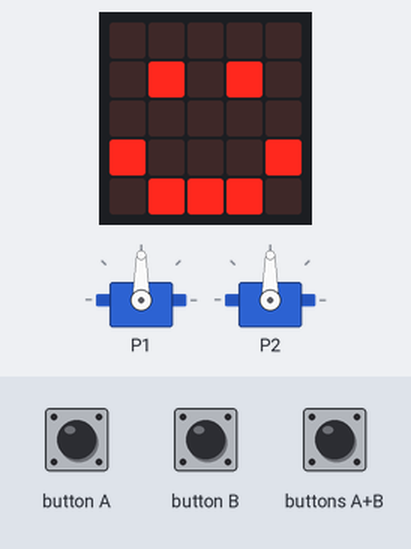
Bench run of a program on a simulated BBC micro:bit (MakeCode). Parts: 2 × servo, the board's 5×5 LED display. The inputs (shaded band) are chosen by the test bench.

Above: at 1.8 s.
1.9 s: button A pressed for 0.15 s
At 3.2 s:
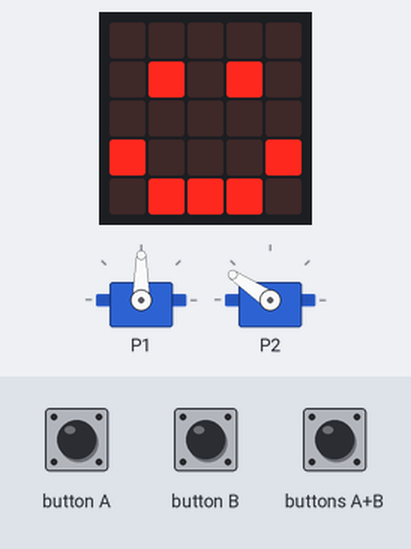
3.5 s: button B pressed for 0.15 s
At 4.6 s:
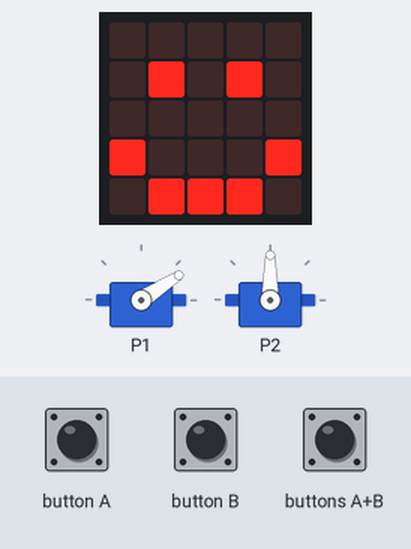
5.1 s: buttons A+B pressed for 0.15 s
At 5.8 s:
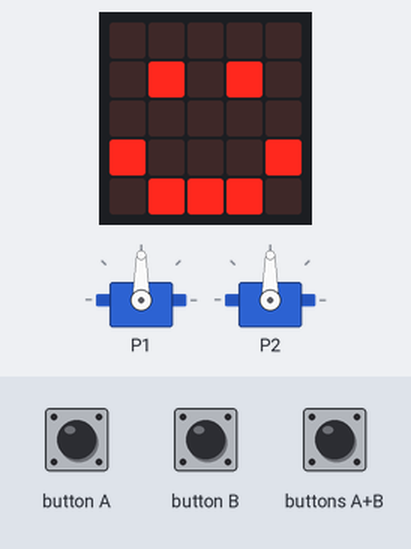
Timing chart, 0 to 8.1 s (numbered marks = the images above; inputs shaded):
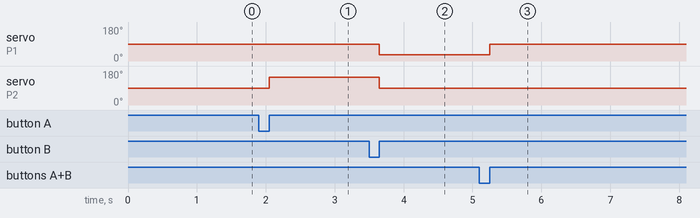

The program:

main.ts
```typescript
function 右折 () {
    共通(135, 220)
}
function 後進 () {
    共通(205, 65)
}
input.onButtonPressed(Button.A, function () {
    右折()
})
function 実際の角度 (角度: number) {
    return 角度 * 2 / 3
}
function 共通 (_1: number, _2: number) {
    pins.servoWritePin(AnalogPin.P1, 実際の角度(_1))
    pins.servoWritePin(AnalogPin.P2, 実際の角度(_2))
}
function 左折 () {
    共通(50, 135)
}
function 前進 () {
    共通(65, 205)
}
input.onButtonPressed(Button.AB, function () {
    停止()
})
input.onButtonPressed(Button.B, function () {
    左折()
})
function 停止 () {
    共通(135, 135)
}
停止()
basic.showIcon(IconNames.Happy)
```

test.ts
```typescript
// テストはここに来ます。このパッケージが拡張機能として使用されるときにはコンパイルされません。
```

Measured:
- after the input at 1.9 s, servo on P2: 90° → 146° after 0.15 s
- after the input at 3.5 s, servo on P1: 90° → 33° after 0.15 s; servo on P2: 146° → 90° after 0.15 s
- after the input at 5.1 s, servo on P1: 33° → 90° after 0.15 s
